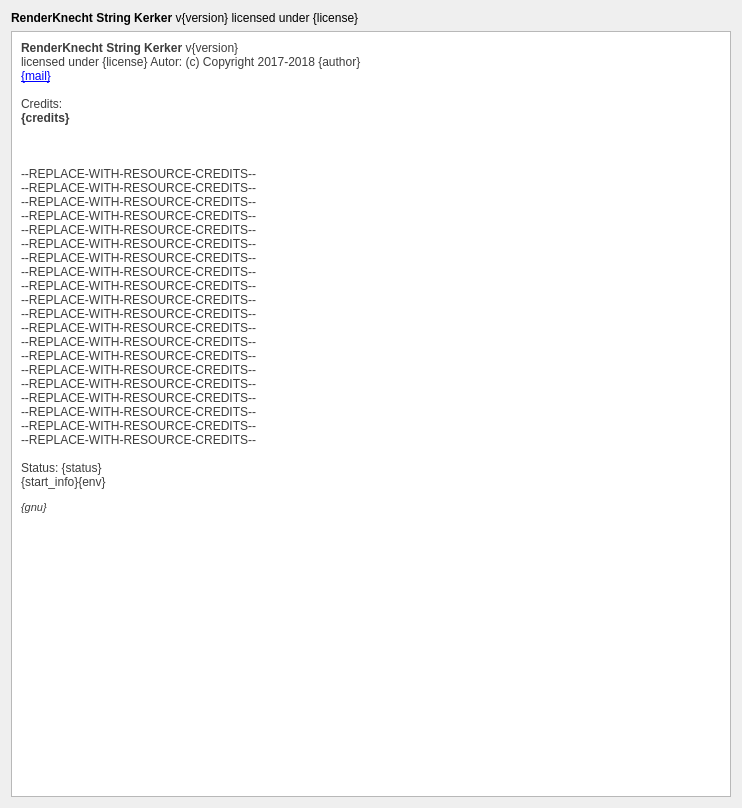
<?xml version="1.0" encoding="UTF-8"?>
<ui version="4.0">
 <class>Dialog</class>
 <widget class="QDialog" name="Dialog">
  <property name="geometry">
   <rect>
    <x>0</x>
    <y>0</y>
    <width>742</width>
    <height>808</height>
   </rect>
  </property>
  <property name="windowTitle">
   <string>About</string>
  </property>
  <layout class="QVBoxLayout" name="verticalLayout">
   <item>
    <widget class="QLabel" name="titleLabel">
     <property name="text">
      <string>&lt;b&gt;RenderKnecht String Kerker&lt;/b&gt; v{version} licensed under {license}</string>
     </property>
    </widget>
   </item>
   <item>
    <widget class="QScrollArea" name="scrollArea">
     <property name="horizontalScrollBarPolicy">
      <enum>Qt::ScrollBarAlwaysOff</enum>
     </property>
     <property name="widgetResizable">
      <bool>true</bool>
     </property>
     <property name="alignment">
      <set>Qt::AlignLeading|Qt::AlignLeft|Qt::AlignTop</set>
     </property>
     <widget class="QWidget" name="scrollAreaWidgetContents">
      <property name="geometry">
       <rect>
        <x>0</x>
        <y>0</y>
        <width>714</width>
        <height>752</height>
       </rect>
      </property>
      <property name="styleSheet">
       <string notr="true">background: rgb(255, 255, 255); color: rgb(61, 61, 61)</string>
      </property>
      <layout class="QVBoxLayout" name="verticalLayout_2">
       <property name="spacing">
        <number>0</number>
       </property>
       <property name="leftMargin">
        <number>9</number>
       </property>
       <property name="topMargin">
        <number>9</number>
       </property>
       <property name="rightMargin">
        <number>9</number>
       </property>
       <property name="bottomMargin">
        <number>0</number>
       </property>
       <item>
        <widget class="QLabel" name="descLabel">
         <property name="text">
          <string>&lt;b&gt;RenderKnecht String Kerker&lt;/b&gt; v{version}&lt;br&gt;licensed under {license}
Autor: (c) Copyright 2017-2018 {author}&lt;br&gt;&lt;a href=&quot;mailto:{mail}&quot;&gt;{mail}&lt;/a&gt;&lt;br&gt;&lt;br&gt;
Credits: &lt;b&gt;&lt;br&gt;{credits}&lt;/b&gt;&lt;br&gt;&lt;br&gt;
&lt;br&gt;&lt;br&gt;--REPLACE-WITH-RESOURCE-CREDITS--&lt;br&gt;
--REPLACE-WITH-RESOURCE-CREDITS--&lt;br&gt;
--REPLACE-WITH-RESOURCE-CREDITS--&lt;br&gt;
--REPLACE-WITH-RESOURCE-CREDITS--&lt;br&gt;
--REPLACE-WITH-RESOURCE-CREDITS--&lt;br&gt;
--REPLACE-WITH-RESOURCE-CREDITS--&lt;br&gt;
--REPLACE-WITH-RESOURCE-CREDITS--&lt;br&gt;
--REPLACE-WITH-RESOURCE-CREDITS--&lt;br&gt;
--REPLACE-WITH-RESOURCE-CREDITS--&lt;br&gt;
--REPLACE-WITH-RESOURCE-CREDITS--&lt;br&gt;
--REPLACE-WITH-RESOURCE-CREDITS--&lt;br&gt;
--REPLACE-WITH-RESOURCE-CREDITS--&lt;br&gt;
--REPLACE-WITH-RESOURCE-CREDITS--&lt;br&gt;
--REPLACE-WITH-RESOURCE-CREDITS--&lt;br&gt;
--REPLACE-WITH-RESOURCE-CREDITS--&lt;br&gt;
--REPLACE-WITH-RESOURCE-CREDITS--&lt;br&gt;
--REPLACE-WITH-RESOURCE-CREDITS--&lt;br&gt;
--REPLACE-WITH-RESOURCE-CREDITS--&lt;br&gt;
--REPLACE-WITH-RESOURCE-CREDITS--&lt;br&gt;
--REPLACE-WITH-RESOURCE-CREDITS--&lt;br&gt;
&lt;br&gt;
Status: {status}&lt;br&gt;{start_info}{env} 
&lt;p style=&quot;font-size: 8pt;&quot;&gt;&lt;i&gt;{gnu}&lt;/i&gt;&lt;/p&gt;</string>
         </property>
         <property name="alignment">
          <set>Qt::AlignLeading|Qt::AlignLeft|Qt::AlignTop</set>
         </property>
         <property name="wordWrap">
          <bool>true</bool>
         </property>
         <property name="openExternalLinks">
          <bool>true</bool>
         </property>
        </widget>
       </item>
      </layout>
     </widget>
    </widget>
   </item>
  </layout>
 </widget>
 <resources/>
 <connections/>
</ui>
